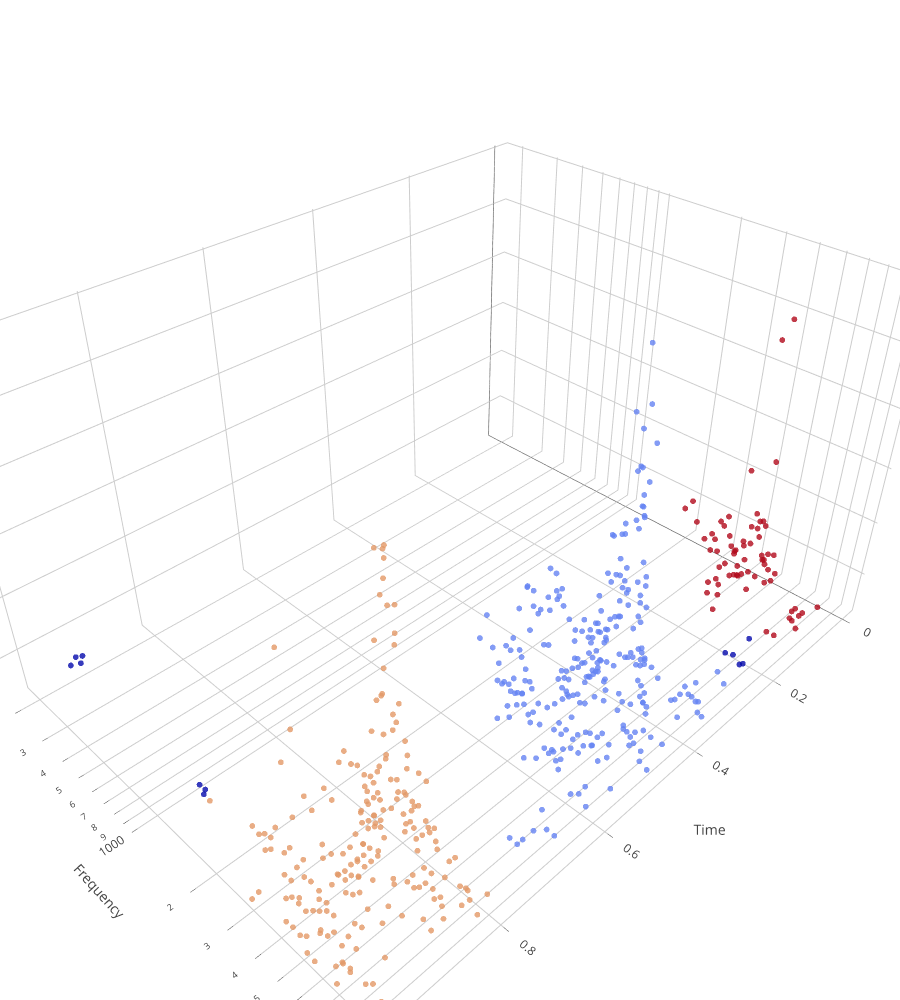

Source (notebook cell):
### Code cell
## Plot

trace = go.Scatter3d(
    x = points[:,0],
    y = points[:,1],
    z = points[:,2],
    mode = 'markers',
    marker=dict(
        size=2,
        opacity=0.8,
        color=labels
    )
)

data = [trace]

layout = go.Layout(
    title= 'Partial Data',
    hovermode= 'closest',
    height=1000,
    margin=dict(
            l=0,
            r=0,
            b=0,
            t=0
        ),
    scene= dict(
        xaxis= dict(
            title= 'Time',
            ticklen= 5,
            gridwidth= 2,
        ),
        yaxis=dict(
            title= 'Frequency',
            type='log',
            ticklen= 5,
            gridwidth= 2,
        ),
        zaxis=dict(
            title= 'Amplitude',
            ticklen= 5,
            gridwidth= 2,
        )
    )
)
fig = go.Figure(data, layout)
py.iplot(fig, filename='partials')

### Figure 1 — Plotly figure (JSON) as saved in the notebook; plotly's stock layout.template omitted (floating-point values rounded to 4 significant figures; data arrays with more than 128 entries replaced by an {"elided": "..."} marker saying what was removed)
{"data": [{"marker": {"color": {"elided": "544 int values"}, "opacity": 0.8, "size": 2}, "mode": "markers", "type": "scatter3d", "uid": "0c48038b-c9de-4e6f-8efe-5cac3830d28f", "x": {"elided": "544 float values"}, "y": {"elided": "544 float values"}, "z": {"elided": "544 float values"}}], "layout": {"height": 1000, "hovermode": "closest", "margin": {"b": 0, "l": 0, "r": 0, "t": 0}, "scene": {"xaxis": {"gridwidth": 2, "ticklen": 5, "title": {"text": "Time"}}, "yaxis": {"gridwidth": 2, "ticklen": 5, "title": {"text": "Frequency"}, "type": "log"}, "zaxis": {"gridwidth": 2, "ticklen": 5, "title": {"text": "Amplitude"}}}, "title": {"text": "Partial Data"}}}
